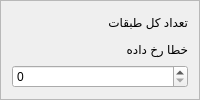
                   <widget class="QFrame" name="floorCounFormFrame">
                    <property name="minimumSize">
                     <size>
                      <width>0</width>
                      <height>0</height>
                     </size>
                    </property>
                    <property name="frameShape">
                     <enum>QFrame::StyledPanel</enum>
                    </property>
                    <property name="frameShadow">
                     <enum>QFrame::Raised</enum>
                    </property>
                    <layout class="QVBoxLayout" name="verticalLayout_13">
                     <item>
                      <widget class="QLabel" name="floorCounFormLbl">
                       <property name="styleSheet">
                        <string notr="true">label</string>
                       </property>
                       <property name="text">
                        <string>تعداد کل طبقات</string>
                       </property>
                       <property name="styleClass" stdset="0">
                        <string>form-label</string>
                       </property>
                      </widget>
                     </item>
                     <item>
                      <widget class="QLabel" name="floorCounFormError">
                       <property name="text">
                        <string>خطا رخ داده</string>
                       </property>
                       <property name="styleClass" stdset="0">
                        <string>form-field-error</string>
                       </property>
                      </widget>
                     </item>
                     <item>
                      <widget class="QSpinBox" name="floorCounFormInpt">
                       <property name="styleClass" stdset="0">
                        <string>form-field</string>
                       </property>
                      </widget>
                     </item>
                    </layout>
                   </widget>
